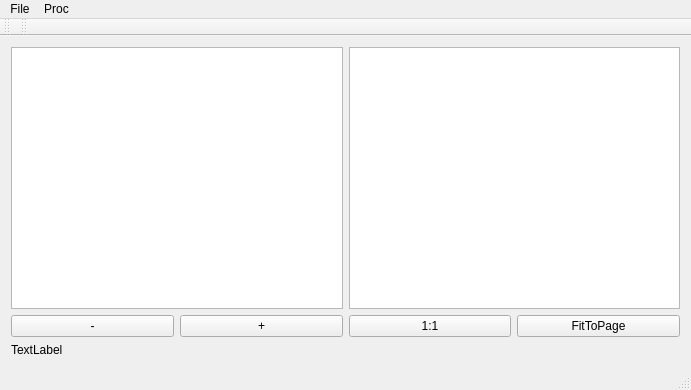
<?xml version="1.0" encoding="UTF-8"?>
<ui version="4.0">
 <class>MainWindow</class>
 <widget class="QMainWindow" name="MainWindow">
  <property name="geometry">
   <rect>
    <x>0</x>
    <y>0</y>
    <width>691</width>
    <height>390</height>
   </rect>
  </property>
  <property name="windowTitle">
   <string>MainWindow</string>
  </property>
  <widget class="QWidget" name="centralWidget">
   <layout class="QGridLayout" name="gridLayout">
    <item row="0" column="0" colspan="2">
     <widget class="QGraphicsView" name="graphicsView"/>
    </item>
    <item row="0" column="2" colspan="2">
     <widget class="QGraphicsView" name="graphicsView_2"/>
    </item>
    <item row="1" column="0">
     <widget class="QPushButton" name="pushButton">
      <property name="text">
       <string>-</string>
      </property>
     </widget>
    </item>
    <item row="1" column="1">
     <widget class="QPushButton" name="pushButton_2">
      <property name="text">
       <string>+</string>
      </property>
     </widget>
    </item>
    <item row="1" column="2">
     <widget class="QPushButton" name="pushButton_3">
      <property name="text">
       <string>1:1</string>
      </property>
     </widget>
    </item>
    <item row="1" column="3">
     <widget class="QPushButton" name="pushButton_4">
      <property name="text">
       <string>FitToPage</string>
      </property>
     </widget>
    </item>
    <item row="2" column="0" colspan="4">
     <widget class="QLabel" name="label">
      <property name="text">
       <string>TextLabel</string>
      </property>
     </widget>
    </item>
   </layout>
  </widget>
  <widget class="QMenuBar" name="menuBar">
   <property name="geometry">
    <rect>
     <x>0</x>
     <y>0</y>
     <width>691</width>
     <height>23</height>
    </rect>
   </property>
   <widget class="QMenu" name="menuFile">
    <property name="title">
     <string>File</string>
    </property>
    <addaction name="actionOpen"/>
    <addaction name="separator"/>
    <addaction name="actionExit"/>
   </widget>
   <widget class="QMenu" name="menuProc">
    <property name="title">
     <string>Proc</string>
    </property>
    <addaction name="actionInv"/>
    <addaction name="actionLine_Split"/>
    <addaction name="actionLine_Split_Detailed"/>
    <addaction name="actionWord_Split"/>
    <addaction name="actionWord_Split_Detailed"/>
    <addaction name="actionLines_Batch"/>
    <addaction name="actionWords_Batch"/>
    <addaction name="actionHorisontal_RSLA"/>
   </widget>
   <addaction name="menuFile"/>
   <addaction name="menuProc"/>
  </widget>
  <widget class="QToolBar" name="mainToolBar">
   <attribute name="toolBarArea">
    <enum>TopToolBarArea</enum>
   </attribute>
   <attribute name="toolBarBreak">
    <bool>false</bool>
   </attribute>
  </widget>
  <widget class="QStatusBar" name="statusBar"/>
  <widget class="QToolBar" name="toolBar">
   <property name="windowTitle">
    <string>toolBar</string>
   </property>
   <attribute name="toolBarArea">
    <enum>TopToolBarArea</enum>
   </attribute>
   <attribute name="toolBarBreak">
    <bool>false</bool>
   </attribute>
  </widget>
  <action name="actionOpen">
   <property name="text">
    <string>Open</string>
   </property>
  </action>
  <action name="actionExit">
   <property name="text">
    <string>Exit</string>
   </property>
  </action>
  <action name="actionInv">
   <property name="text">
    <string>Inv</string>
   </property>
  </action>
  <action name="actionLine_Split">
   <property name="text">
    <string>Line Split</string>
   </property>
  </action>
  <action name="actionLine_Split_Detailed">
   <property name="text">
    <string>Line Split Detailed</string>
   </property>
  </action>
  <action name="actionWord_Split">
   <property name="text">
    <string>Word Split</string>
   </property>
  </action>
  <action name="actionWord_Split_Detailed">
   <property name="text">
    <string>Word Split Detailed</string>
   </property>
  </action>
  <action name="actionLines_Batch">
   <property name="text">
    <string>Lines Batch</string>
   </property>
  </action>
  <action name="actionWords_Batch">
   <property name="text">
    <string>Words  Batch</string>
   </property>
  </action>
  <action name="actionHorisontal_RSLA">
   <property name="text">
    <string>Horisontal RSLA</string>
   </property>
  </action>
 </widget>
 <layoutdefault spacing="6" margin="11"/>
 <resources/>
 <connections/>
</ui>
